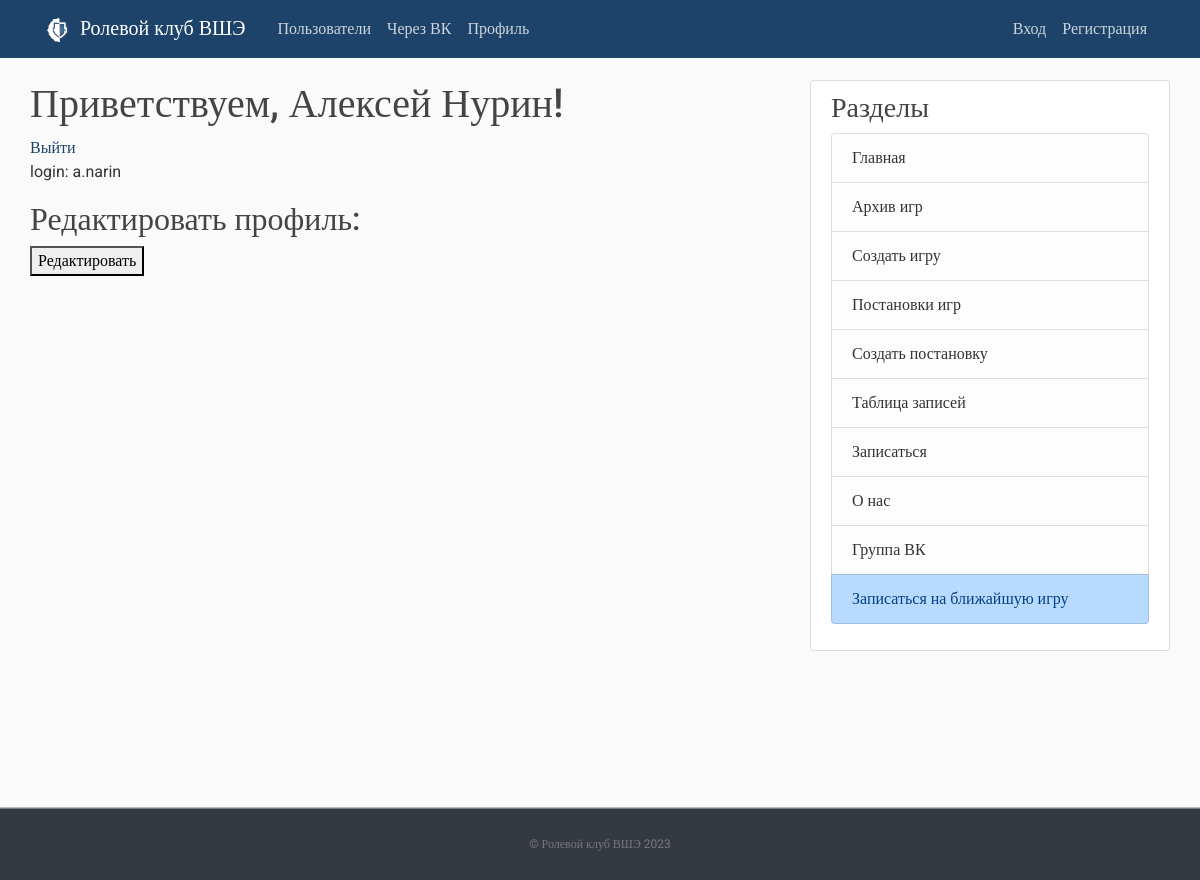
/profile (signed in), run on the app's committed database.
### apps/users/models.py (models this page shows)
class User(AbstractUser):
    email = models.EmailField(verbose_name="Email", max_length=255, blank=True, null=True)
    username = models.CharField(verbose_name="username", max_length=100, unique=True)
    first_name = models.CharField(verbose_name="Имя", max_length=100)
    last_name = models.CharField(verbose_name="Фамилия", max_length=100)
    is_admin = models.BooleanField(verbose_name="Moderator", default=False)  # Новое поле
    avatar = models.ImageField(upload_to='avatars/', blank=True)
    class Meta:
        verbose_name = "user"
        verbose_name_plural = "users"

### apps/users/views.py (the view)
# urls.py: path("profile", views.profile, name="profile"),
def profile(request):
    user = request.user
    form = UserProfileForm(instance=user)
    if request.method == "POST":
        form = UserProfileForm(request.POST, instance=user)
        if form.is_valid():
            form.save()
    context = {
        "title": "Пользователь", 'user': user, 'form': form
    }
    return render(request, "users/profile.html", context)

### templates/users/profile.html (shortened to what this page needs)
{% extends 'main/template.html' %}
{% block content %}
    {% if user.is_authenticated %}
        <h1>Приветствуем, {{ user.first_name }} {{ user.last_name }}!</h1>
        <a href="{% url 'logout' %}">Выйти</a>
        <p>login: {{ user }}</p>
        <h2>Редактировать профиль:</h2>
        <button onclick="document.getElementById('editProfileForm').style.display = 'block'">Редактировать</button>
    {% else %}
        <h2>Ты не залогинен!</h2>
    {% endif %}
{% endblock %}

### apps/main/static/style/main.css (style rules this page uses)
body, html { width:100%; height:100% }
body { margin:0; padding:0; background: #fafafa; color: #333333; margin-top: 5rem; font-family:Roboto; }
h1, h2, h3, h4, h5, h6 { color: #444444; }
a { color: #1d436a; }

### data on the page
User: first_name "Алексей", last_name "Нурин", username "a.narin"
